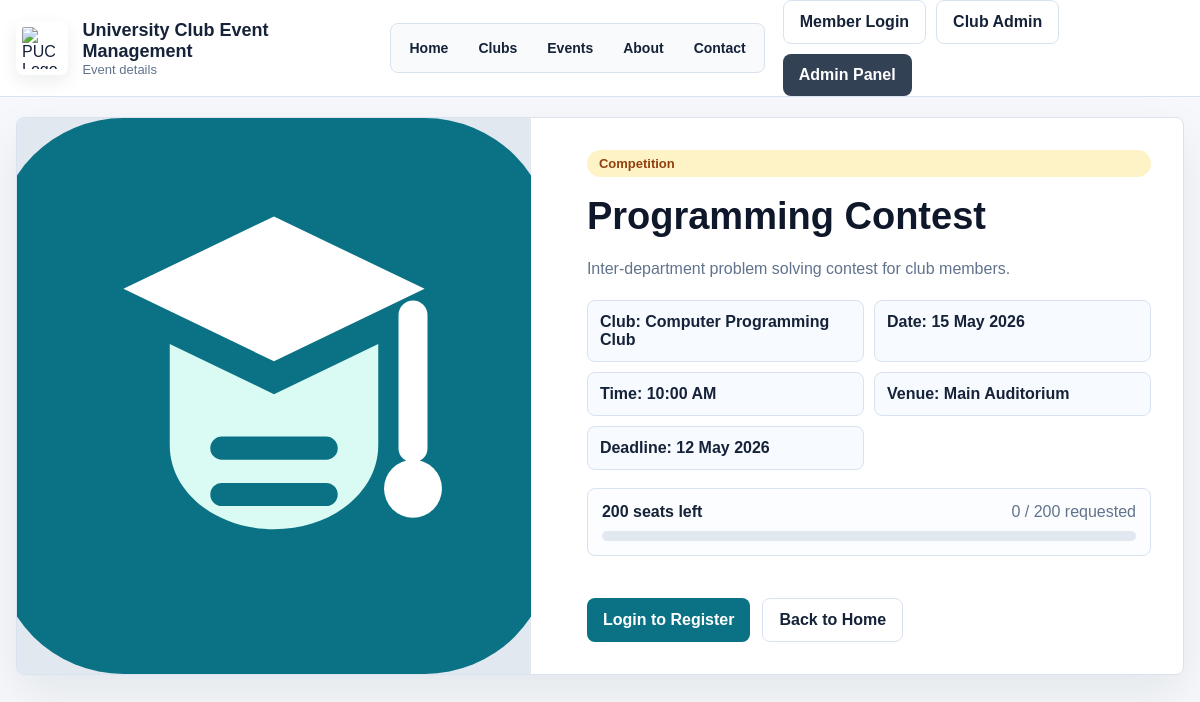
The app's page /event-details.php?id=1 with its own data.
### tables this page shows
CREATE TABLE IF NOT EXISTS events (
    event_id INT AUTO_INCREMENT PRIMARY KEY,
    club_id INT DEFAULT NULL,
    title VARCHAR(200) NOT NULL,
    description TEXT,
    image_path VARCHAR(255) DEFAULT NULL,
    category VARCHAR(80) DEFAULT 'General',
    event_date DATE NOT NULL,
    event_time TIME DEFAULT NULL,
    registration_deadline DATE DEFAULT NULL,
    venue VARCHAR(150) NOT NULL,
    capacity INT NOT NULL,
    created_by INT DEFAULT NULL,
    created_by_club_admin INT DEFAULT NULL,
    created_at TIMESTAMP DEFAULT CURRENT_TIMESTAMP,
    CONSTRAINT chk_events_capacity CHECK (capacity > 0 AND capacity <= 500),
    CONSTRAINT fk_events_club FOREIGN KEY (club_id) REFERENCES clubs(club_id) ON DELETE SET NULL,
    CONSTRAINT fk_events_admin FOREIGN KEY (created_by) REFERENCES admins(admin_id) ON DELETE SET NULL,
    CONSTRAINT fk_events_club_admin FOREIGN KEY (created_by_club_admin) REFERENCES club_admins(club_admin_id) ON DELETE SET NULL
);

CREATE TABLE IF NOT EXISTS clubs (
    club_id INT AUTO_INCREMENT PRIMARY KEY,
    name VARCHAR(150) NOT NULL UNIQUE,
    category VARCHAR(80) DEFAULT 'General',
    advisor_name VARCHAR(120) DEFAULT NULL,
    advisor_email VARCHAR(120) DEFAULT NULL,
    description TEXT,
    logo_path VARCHAR(255) DEFAULT 'assets/images/club_logo.svg',
    status ENUM('active', 'inactive') DEFAULT 'active',
    created_at TIMESTAMP DEFAULT CURRENT_TIMESTAMP
);

### backend/db.php (called while the page is built, shortened)
<?php
function e(string $value): string
{
    return htmlspecialchars($value, ENT_QUOTES, 'UTF-8');
}
function registrationDeadlineOpen(?string $deadline): bool
{
    return strtotime($deadline . ' 23:59:59') >= time();
}
function eventImageUrl(?string $path, string $prefix = ''): string
{
    $cleanPath = trim((string) $path);
    if ($cleanPath !== '') {
        return e($prefix . ltrim($cleanPath, '/'));
    }
    return e($prefix . 'assets/images/club_logo.svg');
}

### event-details.php (the view, shortened to what this page needs)
<?php
require_once __DIR__ . '/backend/db.php';
$eventId = (int) ($_GET['id'] ?? 0);
$eventStmt = $conn->prepare(
    'SELECT e.event_id, e.title, e.description, e.image_path, e.category, e.event_date, e.event_time,
            e.registration_deadline, e.venue, e.capacity, c.name AS club_name,
            COUNT(CASE WHEN r.status IN ("pending", "approved") THEN 1 END) AS total_registered
     FROM events e
     LEFT JOIN clubs c ON c.club_id = e.club_id
     LEFT JOIN registrations r ON r.event_id = e.event_id
     WHERE e.event_id = ?
     GROUP BY e.event_id, e.title, e.description, e.image_path, e.category, e.event_date,
              e.event_time, e.registration_deadline, e.venue, e.capacity, c.name
     LIMIT 1'
);
$eventStmt->bind_param('i', $eventId);
$eventStmt->execute();
$event = $eventStmt->get_result()->fetch_assoc();
$capacity = (int) ($event['capacity'] ?? 0);
$totalRegistered = (int) ($event['total_registered'] ?? 0);
$remaining = max($capacity - $totalRegistered, 0);
$isDeadlineOpen = $event ? registrationDeadlineOpen($event['registration_deadline'] ?? null) : false;
?>
<!DOCTYPE html>
<html lang="en">
<head>
    <link rel="stylesheet" href="student/style.css">
</head>
<body class="website-body">
    <header class="site-header">
        <div class="site-shell site-header-inner">
            <a class="brand-row site-brand" href="index.php">
                <img src="assets/images/puc_logo.png" alt="PUC Logo" class="brand-logo">
                <div class="brand-copy">
                    <strong>University Club Event Management</strong>
                    <span>Event details</span>
                </div>
            </a>
            <nav class="site-menu" aria-label="Main navigation">
                <a href="index.php">Home</a>
                <a href="clubs.php">Clubs</a>
                <a href="events.php">Events</a>
                <a href="about.php">About</a>
                <a href="contact.php">Contact</a>
            </nav>
            <div class="nav-actions">
                <a class="button-link ghost" href="student/login.php">Member Login</a>
                <a class="button-link ghost" href="club-admin/login.php">Club Admin</a>
                <a class="button-link secondary" href="admin/admin-login.php">Admin Panel</a>
            </div>
        </div>
    </header>
    <main class="site-shell detail-page">
        <?php if (!$event): ?>
            <section class="panel">
                <h1>Event not found</h1>
                <p class="muted">The event may have been removed or the link is incorrect.</p>
                <div class="hero-actions">
                    <a class="button-link" href="index.php">Back to Home</a>
                </div>
            </section>
        <?php else: ?>
            <section class="detail-hero public-detail">
                <div class="detail-media">
                    <img src="<?= eventImageUrl($event['image_path']); ?>" alt="<?= e($event['title']); ?>">
                </div>
                <div class="detail-copy">
                    <span class="status-badge status-pending"><?= e($event['category']); ?></span>
                    <h1><?= e($event['title']); ?></h1>
                    <p><?= e($event['description'] ?: 'No description has been added for this event yet.'); ?></p>
                    <div class="detail-facts">
                        <span>Club: <?= e($event['club_name'] ?: 'Unassigned'); ?></span>
                        <span>Date: <?= e(date('d M Y', strtotime($event['event_date']))); ?></span>
                        <span>Time: <?= $event['event_time'] ? e(date('h:i A', strtotime($event['event_time']))) : 'TBA'; ?></span>
                        <span>Venue: <?= e($event['venue']); ?></span>
                        <span>Deadline: <?= $event['registration_deadline'] ? e(date('d M Y', strtotime($event['registration_deadline']))) : 'Open until seats fill'; ?></span>
                    </div>
                    <div class="seat-meter">
                        <div class="seat-meter-top">
                            <strong><?= e((string) $remaining); ?> seats left</strong>
                            <span><?= e((string) $totalRegistered); ?> / <?= e((string) $capacity); ?> requested</span>
                        </div>
                        <div class="progress-track">
                        </div>
                    </div>
                    <div class="hero-actions">
                        <?php if ($isDeadlineOpen && $remaining > 0): ?>
                            <a class="button-link" href="student/login.php">Login to Register</a>
                        <?php else: ?>
                            <span class="status-badge status-rejected"><?= $remaining <= 0 ? 'Seats Full' : 'Registration Closed'; ?></span>
                        <?php endif; ?>
                        <a class="button-link ghost" href="index.php">Back to Home</a>
                    </div>
                </div>
            </section>
        <?php endif; ?>
    </main>
</body>
</html>

### student/style.css (style rules this page uses)
* { box-sizing: border-box; margin: 0; padding: 0; }
:root { --bg: #edf3fb; --surface: #ffffff; --surface-soft: #f7faff; --surface-strong: #0d1b34; --text: #152238; --muted: #61738c; --border: #d8e2f0; --primary: #0b7285; --primary-dark: #085c6a; --accent: #1d4ed8; --success: #15803d; --warning: #b45309; --danger: #b91c1c; --shadow: 0 20px 50px rgba(15, 23, 42, 0.08); }
html { scroll-behavior: smooth; }
body { min-height: 100vh; font-family: Arial, Helvetica, sans-serif; color: var(--text); background: linear-gradient(180deg, #eef4fb 0%, #f8fbff 48%, #eef7f4 100%); }
a { color: var(--accent); text-decoration: none; }
img { display: block; max-width: 100%; }
button, .button-link { display: inline-flex; align-items: center; justify-content: center; gap: 8px; border: none; border-radius: 8px; background: var(--primary); color: #fff; cursor: pointer; padding: 12px 16px; font-weight: 700; transition: background 0.2s ease, transform 0.2s ease; }
.button-link.ghost, .ghost-btn { background: #fff; color: var(--text); border: 1px solid var(--border); }
.button-link.secondary, .secondary-btn { background: #334155; }
.site-shell { width: min(1180px, calc(100% - 32px)); margin: 0 auto; }
.website-body { background: #f6f8fb; }
.site-header { position: sticky; top: 0; z-index: 20; background: rgba(255, 255, 255, 0.94); border-bottom: 1px solid var(--border); backdrop-filter: blur(14px); }
.site-header-inner { min-height: 82px; display: flex; align-items: center; justify-content: space-between; gap: 18px; }
.site-brand { color: var(--text); }
.site-menu { display: flex; align-items: center; gap: 6px; padding: 6px; border: 1px solid var(--border); border-radius: 8px; background: #f8fafc; }
.site-menu a { color: var(--text); padding: 10px 12px; border-radius: 8px; font-weight: 700; font-size: 14px; }
.brand-row { display: flex; align-items: center; gap: 14px; }
.brand-logo { width: 54px; height: 54px; object-fit: contain; border-radius: 8px; background: #fff; padding: 6px; box-shadow: 0 6px 18px rgba(15, 23, 42, 0.08); }
.brand-copy strong { display: block; font-size: 18px; }
.brand-copy span { display: block; color: var(--muted); font-size: 13px; }
.nav-actions { display: flex; flex-wrap: wrap; gap: 10px; }
.hero-copy h1, .topbar h1, .detail-copy h1 { color: #0f172a; }
.hero-actions { display: flex; flex-wrap: wrap; gap: 12px; margin-top: 24px; }
.status-badge { display: inline-block; padding: 6px 12px; border-radius: 999px; font-size: 13px; font-weight: 700; }
.status-pending { background: #fef3c7; color: #92400e; }
.detail-page { padding-bottom: 36px; }
.detail-hero { display: grid; grid-template-columns: minmax(320px, 0.9fr) minmax(0, 1.1fr); gap: 24px; align-items: stretch; margin-bottom: 22px; background: #fff; border: 1px solid var(--border); border-radius: 8px; overflow: hidden; box-shadow: var(--shadow); }
.public-detail { margin-top: 20px; }
.detail-media { min-height: 430px; background: #e2e8f0; }
.detail-media img { width: 100%; height: 100%; object-fit: cover; }
.detail-copy { padding: 32px; display: grid; gap: 18px; align-content: center; }
.detail-copy h1 { font-size: 38px; line-height: 1.12; }
.detail-copy p { color: var(--muted); line-height: 1.65; }
.detail-facts { display: grid; grid-template-columns: repeat(2, minmax(0, 1fr)); gap: 10px; }
.detail-facts span { padding: 12px; border: 1px solid var(--border); border-radius: 8px; background: var(--surface-soft); color: var(--text); font-weight: 700; }
.seat-meter { display: grid; gap: 10px; padding: 14px; border: 1px solid var(--border); border-radius: 8px; background: #fbfdff; }
.seat-meter-top { display: flex; justify-content: space-between; gap: 12px; color: var(--muted); }
.seat-meter-top strong { color: var(--text); }
.progress-track, .mini-meter { height: 10px; overflow: hidden; border-radius: 999px; background: #e2e8f0; }

### records on screen
events: image_path (picture), category "Competition", title "Programming Contest", description "Inter-department problem solving contest for club members.", club.name "Computer Programming Club", event_date "15 May 2026", event_time "10:00 AM", venue "Main Auditorium", registration_deadline "12 May 2026", capacity "200"

### other values on screen
$totalRegistered "0"
